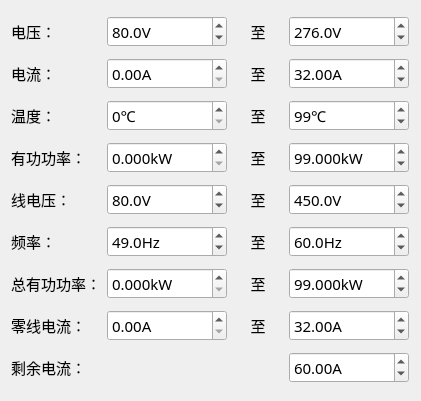
<?xml version="1.0" encoding="UTF-8"?>
<ui version="4.0">
 <class>Set_LineUnitWid</class>
 <widget class="QWidget" name="Set_LineUnitWid">
  <property name="geometry">
   <rect>
    <x>0</x>
    <y>0</y>
    <width>421</width>
    <height>401</height>
   </rect>
  </property>
  <property name="font">
   <font>
    <family>微软雅黑</family>
    <pointsize>11</pointsize>
   </font>
  </property>
  <property name="windowTitle">
   <string>Form</string>
  </property>
  <layout class="QGridLayout" name="gridLayout">
   <item row="0" column="0">
    <widget class="QLabel" name="label_5">
     <property name="sizePolicy">
      <sizepolicy hsizetype="Preferred" vsizetype="Preferred">
       <horstretch>0</horstretch>
       <verstretch>0</verstretch>
      </sizepolicy>
     </property>
     <property name="minimumSize">
      <size>
       <width>60</width>
       <height>30</height>
      </size>
     </property>
     <property name="maximumSize">
      <size>
       <width>60</width>
       <height>16777215</height>
      </size>
     </property>
     <property name="text">
      <string>电压：</string>
     </property>
     <property name="alignment">
      <set>Qt::AlignLeading|Qt::AlignLeft|Qt::AlignVCenter</set>
     </property>
    </widget>
   </item>
   <item row="0" column="1">
    <widget class="QDoubleSpinBox" name="volMinSpin">
     <property name="enabled">
      <bool>true</bool>
     </property>
     <property name="minimumSize">
      <size>
       <width>120</width>
       <height>30</height>
      </size>
     </property>
     <property name="maximumSize">
      <size>
       <width>120</width>
       <height>16777215</height>
      </size>
     </property>
     <property name="prefix">
      <string/>
     </property>
     <property name="suffix">
      <string>V</string>
     </property>
     <property name="decimals">
      <number>1</number>
     </property>
     <property name="maximum">
      <double>300.000000000000000</double>
     </property>
     <property name="singleStep">
      <double>0.100000000000000</double>
     </property>
     <property name="value">
      <double>80.000000000000000</double>
     </property>
    </widget>
   </item>
   <item row="0" column="2">
    <widget class="QLabel" name="label_6">
     <property name="minimumSize">
      <size>
       <width>40</width>
       <height>30</height>
      </size>
     </property>
     <property name="maximumSize">
      <size>
       <width>50</width>
       <height>16777215</height>
      </size>
     </property>
     <property name="text">
      <string>至</string>
     </property>
     <property name="alignment">
      <set>Qt::AlignCenter</set>
     </property>
    </widget>
   </item>
   <item row="0" column="3">
    <widget class="QDoubleSpinBox" name="volMaxSpin">
     <property name="enabled">
      <bool>true</bool>
     </property>
     <property name="minimumSize">
      <size>
       <width>120</width>
       <height>30</height>
      </size>
     </property>
     <property name="maximumSize">
      <size>
       <width>120</width>
       <height>16777215</height>
      </size>
     </property>
     <property name="suffix">
      <string>V</string>
     </property>
     <property name="decimals">
      <number>1</number>
     </property>
     <property name="maximum">
      <double>300.000000000000000</double>
     </property>
     <property name="singleStep">
      <double>0.100000000000000</double>
     </property>
     <property name="value">
      <double>276.000000000000000</double>
     </property>
    </widget>
   </item>
   <item row="1" column="0">
    <widget class="QLabel" name="label_9">
     <property name="minimumSize">
      <size>
       <width>60</width>
       <height>30</height>
      </size>
     </property>
     <property name="maximumSize">
      <size>
       <width>60</width>
       <height>16777215</height>
      </size>
     </property>
     <property name="text">
      <string>电流：</string>
     </property>
     <property name="alignment">
      <set>Qt::AlignLeading|Qt::AlignLeft|Qt::AlignVCenter</set>
     </property>
    </widget>
   </item>
   <item row="1" column="1">
    <widget class="QDoubleSpinBox" name="curMinSpin">
     <property name="enabled">
      <bool>true</bool>
     </property>
     <property name="minimumSize">
      <size>
       <width>120</width>
       <height>30</height>
      </size>
     </property>
     <property name="maximumSize">
      <size>
       <width>120</width>
       <height>16777215</height>
      </size>
     </property>
     <property name="suffix">
      <string>A</string>
     </property>
     <property name="decimals">
      <number>2</number>
     </property>
     <property name="maximum">
      <double>63.000000000000000</double>
     </property>
     <property name="singleStep">
      <double>0.010000000000000</double>
     </property>
    </widget>
   </item>
   <item row="1" column="2">
    <widget class="QLabel" name="label_10">
     <property name="minimumSize">
      <size>
       <width>40</width>
       <height>30</height>
      </size>
     </property>
     <property name="maximumSize">
      <size>
       <width>50</width>
       <height>16777215</height>
      </size>
     </property>
     <property name="text">
      <string>至</string>
     </property>
     <property name="alignment">
      <set>Qt::AlignCenter</set>
     </property>
    </widget>
   </item>
   <item row="1" column="3">
    <widget class="QDoubleSpinBox" name="curMaxSpin">
     <property name="enabled">
      <bool>true</bool>
     </property>
     <property name="minimumSize">
      <size>
       <width>120</width>
       <height>30</height>
      </size>
     </property>
     <property name="maximumSize">
      <size>
       <width>120</width>
       <height>16777215</height>
      </size>
     </property>
     <property name="suffix">
      <string>A</string>
     </property>
     <property name="decimals">
      <number>2</number>
     </property>
     <property name="maximum">
      <double>700.000000000000000</double>
     </property>
     <property name="singleStep">
      <double>0.010000000000000</double>
     </property>
     <property name="value">
      <double>32.000000000000000</double>
     </property>
    </widget>
   </item>
   <item row="2" column="0">
    <widget class="QLabel" name="label_11">
     <property name="minimumSize">
      <size>
       <width>60</width>
       <height>30</height>
      </size>
     </property>
     <property name="maximumSize">
      <size>
       <width>60</width>
       <height>16777215</height>
      </size>
     </property>
     <property name="text">
      <string>温度：</string>
     </property>
     <property name="alignment">
      <set>Qt::AlignLeading|Qt::AlignLeft|Qt::AlignVCenter</set>
     </property>
    </widget>
   </item>
   <item row="2" column="1">
    <widget class="QDoubleSpinBox" name="temMinSpin">
     <property name="enabled">
      <bool>true</bool>
     </property>
     <property name="minimumSize">
      <size>
       <width>120</width>
       <height>30</height>
      </size>
     </property>
     <property name="maximumSize">
      <size>
       <width>120</width>
       <height>16777215</height>
      </size>
     </property>
     <property name="prefix">
      <string/>
     </property>
     <property name="suffix">
      <string>℃</string>
     </property>
     <property name="decimals">
      <number>0</number>
     </property>
     <property name="maximum">
      <double>100.000000000000000</double>
     </property>
     <property name="value">
      <double>0.000000000000000</double>
     </property>
    </widget>
   </item>
   <item row="2" column="2">
    <widget class="QLabel" name="label_12">
     <property name="minimumSize">
      <size>
       <width>40</width>
       <height>30</height>
      </size>
     </property>
     <property name="maximumSize">
      <size>
       <width>50</width>
       <height>16777215</height>
      </size>
     </property>
     <property name="text">
      <string>至</string>
     </property>
     <property name="alignment">
      <set>Qt::AlignCenter</set>
     </property>
    </widget>
   </item>
   <item row="2" column="3">
    <widget class="QDoubleSpinBox" name="temMaxSpin">
     <property name="enabled">
      <bool>true</bool>
     </property>
     <property name="minimumSize">
      <size>
       <width>120</width>
       <height>30</height>
      </size>
     </property>
     <property name="maximumSize">
      <size>
       <width>120</width>
       <height>16777215</height>
      </size>
     </property>
     <property name="suffix">
      <string>℃</string>
     </property>
     <property name="decimals">
      <number>0</number>
     </property>
     <property name="maximum">
      <double>100.000000000000000</double>
     </property>
     <property name="value">
      <double>99.000000000000000</double>
     </property>
    </widget>
   </item>
   <item row="3" column="0">
    <widget class="QLabel" name="label_13">
     <property name="minimumSize">
      <size>
       <width>60</width>
       <height>30</height>
      </size>
     </property>
     <property name="maximumSize">
      <size>
       <width>100</width>
       <height>16777215</height>
      </size>
     </property>
     <property name="layoutDirection">
      <enum>Qt::LeftToRight</enum>
     </property>
     <property name="text">
      <string>有功功率：</string>
     </property>
     <property name="alignment">
      <set>Qt::AlignLeading|Qt::AlignLeft|Qt::AlignVCenter</set>
     </property>
    </widget>
   </item>
   <item row="3" column="1">
    <widget class="QDoubleSpinBox" name="powMinSpin">
     <property name="enabled">
      <bool>true</bool>
     </property>
     <property name="minimumSize">
      <size>
       <width>120</width>
       <height>30</height>
      </size>
     </property>
     <property name="maximumSize">
      <size>
       <width>120</width>
       <height>16777215</height>
      </size>
     </property>
     <property name="prefix">
      <string/>
     </property>
     <property name="suffix">
      <string>kW</string>
     </property>
     <property name="decimals">
      <number>3</number>
     </property>
     <property name="maximum">
      <double>100.000000000000000</double>
     </property>
     <property name="singleStep">
      <double>0.001000000000000</double>
     </property>
     <property name="value">
      <double>0.000000000000000</double>
     </property>
    </widget>
   </item>
   <item row="3" column="2">
    <widget class="QLabel" name="label_14">
     <property name="minimumSize">
      <size>
       <width>40</width>
       <height>30</height>
      </size>
     </property>
     <property name="maximumSize">
      <size>
       <width>50</width>
       <height>16777215</height>
      </size>
     </property>
     <property name="text">
      <string>至</string>
     </property>
     <property name="alignment">
      <set>Qt::AlignCenter</set>
     </property>
    </widget>
   </item>
   <item row="3" column="3">
    <widget class="QDoubleSpinBox" name="powMaxSpin">
     <property name="enabled">
      <bool>true</bool>
     </property>
     <property name="minimumSize">
      <size>
       <width>120</width>
       <height>30</height>
      </size>
     </property>
     <property name="maximumSize">
      <size>
       <width>120</width>
       <height>16777215</height>
      </size>
     </property>
     <property name="suffix">
      <string>kW</string>
     </property>
     <property name="decimals">
      <number>3</number>
     </property>
     <property name="maximum">
      <double>100.000000000000000</double>
     </property>
     <property name="singleStep">
      <double>0.001000000000000</double>
     </property>
     <property name="value">
      <double>99.000000000000000</double>
     </property>
    </widget>
   </item>
   <item row="4" column="0">
    <widget class="QLabel" name="label">
     <property name="text">
      <string>线电压：</string>
     </property>
    </widget>
   </item>
   <item row="4" column="1">
    <widget class="QDoubleSpinBox" name="lineVolMinSpin">
     <property name="minimumSize">
      <size>
       <width>120</width>
       <height>30</height>
      </size>
     </property>
     <property name="maximumSize">
      <size>
       <width>120</width>
       <height>16777215</height>
      </size>
     </property>
     <property name="suffix">
      <string>V</string>
     </property>
     <property name="decimals">
      <number>1</number>
     </property>
     <property name="maximum">
      <double>500.000000000000000</double>
     </property>
     <property name="singleStep">
      <double>0.100000000000000</double>
     </property>
     <property name="value">
      <double>80.000000000000000</double>
     </property>
    </widget>
   </item>
   <item row="4" column="2">
    <widget class="QLabel" name="label_3">
     <property name="text">
      <string>至</string>
     </property>
     <property name="alignment">
      <set>Qt::AlignCenter</set>
     </property>
    </widget>
   </item>
   <item row="4" column="3">
    <widget class="QDoubleSpinBox" name="lineVolMaxSpin">
     <property name="minimumSize">
      <size>
       <width>120</width>
       <height>30</height>
      </size>
     </property>
     <property name="maximumSize">
      <size>
       <width>120</width>
       <height>16777215</height>
      </size>
     </property>
     <property name="suffix">
      <string>V</string>
     </property>
     <property name="decimals">
      <number>1</number>
     </property>
     <property name="maximum">
      <double>500.000000000000000</double>
     </property>
     <property name="singleStep">
      <double>0.100000000000000</double>
     </property>
     <property name="value">
      <double>450.000000000000000</double>
     </property>
    </widget>
   </item>
   <item row="5" column="0">
    <widget class="QLabel" name="label_7">
     <property name="minimumSize">
      <size>
       <width>60</width>
       <height>30</height>
      </size>
     </property>
     <property name="maximumSize">
      <size>
       <width>60</width>
       <height>16777215</height>
      </size>
     </property>
     <property name="text">
      <string>频率：</string>
     </property>
     <property name="alignment">
      <set>Qt::AlignLeading|Qt::AlignLeft|Qt::AlignVCenter</set>
     </property>
    </widget>
   </item>
   <item row="5" column="1">
    <widget class="QDoubleSpinBox" name="hzMinSpin">
     <property name="minimumSize">
      <size>
       <width>120</width>
       <height>30</height>
      </size>
     </property>
     <property name="maximumSize">
      <size>
       <width>120</width>
       <height>16777215</height>
      </size>
     </property>
     <property name="suffix">
      <string>Hz</string>
     </property>
     <property name="decimals">
      <number>1</number>
     </property>
     <property name="singleStep">
      <double>0.100000000000000</double>
     </property>
     <property name="value">
      <double>49.000000000000000</double>
     </property>
    </widget>
   </item>
   <item row="5" column="2">
    <widget class="QLabel" name="label_4">
     <property name="text">
      <string>至</string>
     </property>
     <property name="alignment">
      <set>Qt::AlignCenter</set>
     </property>
    </widget>
   </item>
   <item row="5" column="3">
    <widget class="QDoubleSpinBox" name="hzMaxSpin">
     <property name="minimumSize">
      <size>
       <width>120</width>
       <height>30</height>
      </size>
     </property>
     <property name="maximumSize">
      <size>
       <width>120</width>
       <height>16777215</height>
      </size>
     </property>
     <property name="suffix">
      <string>Hz</string>
     </property>
     <property name="decimals">
      <number>1</number>
     </property>
     <property name="singleStep">
      <double>0.100000000000000</double>
     </property>
     <property name="value">
      <double>60.000000000000000</double>
     </property>
    </widget>
   </item>
   <item row="6" column="0">
    <widget class="QLabel" name="label_16">
     <property name="minimumSize">
      <size>
       <width>60</width>
       <height>30</height>
      </size>
     </property>
     <property name="maximumSize">
      <size>
       <width>130</width>
       <height>16777215</height>
      </size>
     </property>
     <property name="layoutDirection">
      <enum>Qt::LeftToRight</enum>
     </property>
     <property name="text">
      <string>总有功功率：</string>
     </property>
     <property name="alignment">
      <set>Qt::AlignLeading|Qt::AlignLeft|Qt::AlignVCenter</set>
     </property>
    </widget>
   </item>
   <item row="6" column="1">
    <widget class="QDoubleSpinBox" name="totalpowMinSpin">
     <property name="enabled">
      <bool>true</bool>
     </property>
     <property name="minimumSize">
      <size>
       <width>120</width>
       <height>30</height>
      </size>
     </property>
     <property name="maximumSize">
      <size>
       <width>120</width>
       <height>16777215</height>
      </size>
     </property>
     <property name="prefix">
      <string/>
     </property>
     <property name="suffix">
      <string>kW</string>
     </property>
     <property name="decimals">
      <number>3</number>
     </property>
     <property name="maximum">
      <double>100.000000000000000</double>
     </property>
     <property name="singleStep">
      <double>0.001000000000000</double>
     </property>
     <property name="value">
      <double>0.000000000000000</double>
     </property>
    </widget>
   </item>
   <item row="6" column="2">
    <widget class="QLabel" name="label_15">
     <property name="minimumSize">
      <size>
       <width>40</width>
       <height>30</height>
      </size>
     </property>
     <property name="maximumSize">
      <size>
       <width>50</width>
       <height>16777215</height>
      </size>
     </property>
     <property name="text">
      <string>至</string>
     </property>
     <property name="alignment">
      <set>Qt::AlignCenter</set>
     </property>
    </widget>
   </item>
   <item row="6" column="3">
    <widget class="QDoubleSpinBox" name="totalpowMaxSpin">
     <property name="enabled">
      <bool>true</bool>
     </property>
     <property name="minimumSize">
      <size>
       <width>120</width>
       <height>30</height>
      </size>
     </property>
     <property name="maximumSize">
      <size>
       <width>120</width>
       <height>16777215</height>
      </size>
     </property>
     <property name="suffix">
      <string>kW</string>
     </property>
     <property name="decimals">
      <number>3</number>
     </property>
     <property name="maximum">
      <double>100.000000000000000</double>
     </property>
     <property name="singleStep">
      <double>0.001000000000000</double>
     </property>
     <property name="value">
      <double>99.000000000000000</double>
     </property>
    </widget>
   </item>
   <item row="7" column="0">
    <widget class="QLabel" name="label_18">
     <property name="minimumSize">
      <size>
       <width>60</width>
       <height>30</height>
      </size>
     </property>
     <property name="maximumSize">
      <size>
       <width>100</width>
       <height>16777215</height>
      </size>
     </property>
     <property name="text">
      <string>零线电流：</string>
     </property>
     <property name="alignment">
      <set>Qt::AlignLeading|Qt::AlignLeft|Qt::AlignVCenter</set>
     </property>
    </widget>
   </item>
   <item row="7" column="1">
    <widget class="QDoubleSpinBox" name="zerocurMinSpin">
     <property name="enabled">
      <bool>true</bool>
     </property>
     <property name="minimumSize">
      <size>
       <width>120</width>
       <height>30</height>
      </size>
     </property>
     <property name="maximumSize">
      <size>
       <width>120</width>
       <height>16777215</height>
      </size>
     </property>
     <property name="suffix">
      <string>A</string>
     </property>
     <property name="decimals">
      <number>2</number>
     </property>
     <property name="maximum">
      <double>63.000000000000000</double>
     </property>
     <property name="singleStep">
      <double>0.010000000000000</double>
     </property>
    </widget>
   </item>
   <item row="7" column="2">
    <widget class="QLabel" name="label_17">
     <property name="minimumSize">
      <size>
       <width>40</width>
       <height>30</height>
      </size>
     </property>
     <property name="maximumSize">
      <size>
       <width>50</width>
       <height>16777215</height>
      </size>
     </property>
     <property name="text">
      <string>至</string>
     </property>
     <property name="alignment">
      <set>Qt::AlignCenter</set>
     </property>
    </widget>
   </item>
   <item row="7" column="3">
    <widget class="QDoubleSpinBox" name="zerocurMaxSpin">
     <property name="enabled">
      <bool>true</bool>
     </property>
     <property name="minimumSize">
      <size>
       <width>120</width>
       <height>30</height>
      </size>
     </property>
     <property name="maximumSize">
      <size>
       <width>120</width>
       <height>16777215</height>
      </size>
     </property>
     <property name="suffix">
      <string>A</string>
     </property>
     <property name="decimals">
      <number>2</number>
     </property>
     <property name="maximum">
      <double>700.000000000000000</double>
     </property>
     <property name="singleStep">
      <double>0.010000000000000</double>
     </property>
     <property name="value">
      <double>32.000000000000000</double>
     </property>
    </widget>
   </item>
   <item row="8" column="0">
    <widget class="QLabel" name="label_2">
     <property name="text">
      <string>剩余电流：</string>
     </property>
    </widget>
   </item>
   <item row="8" column="3">
    <widget class="QDoubleSpinBox" name="reMaxSpin">
     <property name="suffix">
      <string>A</string>
     </property>
     <property name="decimals">
      <number>2</number>
     </property>
     <property name="minimum">
      <double>0.000000000000000</double>
     </property>
     <property name="singleStep">
      <double>0.010000000000000</double>
     </property>
     <property name="value">
      <double>60.000000000000000</double>
     </property>
    </widget>
   </item>
  </layout>
 </widget>
 <resources/>
 <connections/>
</ui>
